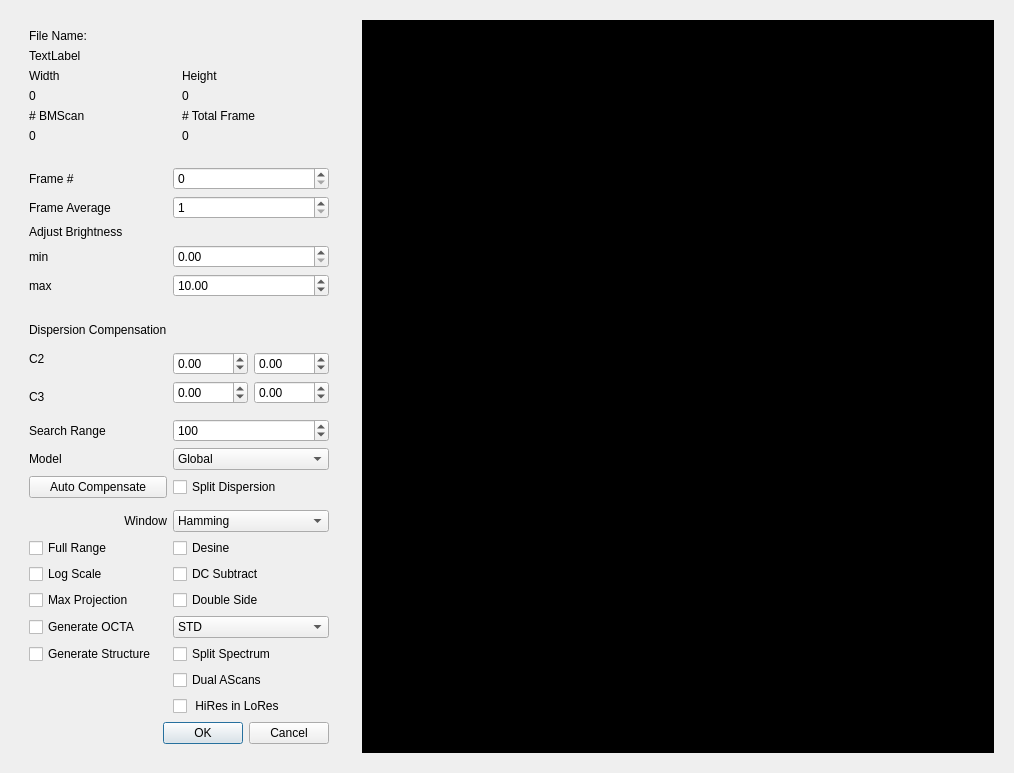
<?xml version="1.0" encoding="UTF-8"?>
<ui version="4.0">
 <class>Dialog</class>
 <widget class="QDialog" name="Dialog">
  <property name="geometry">
   <rect>
    <x>0</x>
    <y>0</y>
    <width>975</width>
    <height>768</height>
   </rect>
  </property>
  <property name="windowTitle">
   <string>Dialog</string>
  </property>
  <layout class="QHBoxLayout" name="horizontalLayout">
   <item>
    <widget class="QFrame" name="controlFrame">
     <property name="minimumSize">
      <size>
       <width>0</width>
       <height>0</height>
      </size>
     </property>
     <property name="frameShape">
      <enum>QFrame::NoFrame</enum>
     </property>
     <layout class="QVBoxLayout" name="verticalLayout_2">
      <item>
       <widget class="QFrame" name="frame">
        <property name="sizePolicy">
         <sizepolicy hsizetype="Preferred" vsizetype="Fixed">
          <horstretch>0</horstretch>
          <verstretch>0</verstretch>
         </sizepolicy>
        </property>
        <property name="frameShape">
         <enum>QFrame::NoFrame</enum>
        </property>
        <layout class="QGridLayout" name="gridLayout_2">
         <item row="1" column="0">
          <widget class="QLabel" name="fileNameValue">
           <property name="text">
            <string>TextLabel</string>
           </property>
          </widget>
         </item>
         <item row="2" column="0">
          <widget class="QLabel" name="label_3">
           <property name="text">
            <string>Width</string>
           </property>
          </widget>
         </item>
         <item row="5" column="1">
          <widget class="QLabel" name="imageTotalFramesValue">
           <property name="text">
            <string>0</string>
           </property>
          </widget>
         </item>
         <item row="3" column="1">
          <widget class="QLabel" name="imageHeightValue">
           <property name="text">
            <string>0</string>
           </property>
          </widget>
         </item>
         <item row="4" column="0">
          <widget class="QLabel" name="label_7">
           <property name="text">
            <string># BMScan</string>
           </property>
          </widget>
         </item>
         <item row="2" column="1">
          <widget class="QLabel" name="label_5">
           <property name="text">
            <string>Height</string>
           </property>
          </widget>
         </item>
         <item row="3" column="0">
          <widget class="QLabel" name="imageWidthValue">
           <property name="text">
            <string>0</string>
           </property>
          </widget>
         </item>
         <item row="0" column="0">
          <widget class="QLabel" name="fileInfofileNameLabel">
           <property name="text">
            <string>File Name:</string>
           </property>
          </widget>
         </item>
         <item row="5" column="0">
          <widget class="QLabel" name="imageBMScanValue">
           <property name="text">
            <string>0</string>
           </property>
          </widget>
         </item>
         <item row="4" column="1">
          <widget class="QLabel" name="label_8">
           <property name="text">
            <string># Total Frame</string>
           </property>
          </widget>
         </item>
        </layout>
       </widget>
      </item>
      <item>
       <widget class="QFrame" name="frame_2">
        <property name="frameShape">
         <enum>QFrame::NoFrame</enum>
        </property>
        <layout class="QGridLayout" name="gridLayout_3">
         <item row="16" column="1">
          <widget class="QCheckBox" name="desineCheckBox">
           <property name="text">
            <string>Desine</string>
           </property>
          </widget>
         </item>
         <item row="5" column="0">
          <widget class="QLabel" name="label_2">
           <property name="text">
            <string>max</string>
           </property>
          </widget>
         </item>
         <item row="13" column="1">
          <widget class="QCheckBox" name="splitDispersionCheckBox">
           <property name="text">
            <string>Split Dispersion</string>
           </property>
          </widget>
         </item>
         <item row="9" column="1" rowspan="2">
          <widget class="QFrame" name="frame_3">
           <property name="frameShape">
            <enum>QFrame::NoFrame</enum>
           </property>
           <layout class="QGridLayout" name="gridLayout">
            <property name="leftMargin">
             <number>0</number>
            </property>
            <property name="rightMargin">
             <number>0</number>
            </property>
            <item row="1" column="0">
             <widget class="QDoubleSpinBox" name="dispC3ASpinBox">
              <property name="minimum">
               <double>-1000.000000000000000</double>
              </property>
              <property name="maximum">
               <double>1000.000000000000000</double>
              </property>
             </widget>
            </item>
            <item row="0" column="0">
             <widget class="QDoubleSpinBox" name="dispC2ASpinBox">
              <property name="minimum">
               <double>-1000.000000000000000</double>
              </property>
              <property name="maximum">
               <double>1000.000000000000000</double>
              </property>
             </widget>
            </item>
            <item row="0" column="1">
             <widget class="QDoubleSpinBox" name="dispC2BSpinBox">
              <property name="minimum">
               <double>-1000.000000000000000</double>
              </property>
              <property name="maximum">
               <double>1000.000000000000000</double>
              </property>
             </widget>
            </item>
            <item row="1" column="1">
             <widget class="QDoubleSpinBox" name="dispC3BSpinBox">
              <property name="minimum">
               <double>-1000.000000000000000</double>
              </property>
              <property name="maximum">
               <double>1000.000000000000000</double>
              </property>
             </widget>
            </item>
           </layout>
          </widget>
         </item>
         <item row="2" column="0">
          <widget class="QLabel" name="label_13">
           <property name="text">
            <string>Adjust Brightness</string>
           </property>
          </widget>
         </item>
         <item row="0" column="0">
          <widget class="QLabel" name="label_6">
           <property name="text">
            <string>Frame #</string>
           </property>
          </widget>
         </item>
         <item row="12" column="1">
          <widget class="QComboBox" name="dispersionModeComboBox">
           <item>
            <property name="text">
             <string>Global</string>
            </property>
           </item>
           <item>
            <property name="text">
             <string>Quadratic</string>
            </property>
           </item>
           <item>
            <property name="text">
             <string>Sinusoidal</string>
            </property>
           </item>
           <item>
            <property name="text">
             <string>Quad + Sinus</string>
            </property>
           </item>
          </widget>
         </item>
         <item row="19" column="1">
          <widget class="QComboBox" name="OCTAComboBox">
           <item>
            <property name="text">
             <string>STD</string>
            </property>
           </item>
           <item>
            <property name="text">
             <string>VAR</string>
            </property>
           </item>
           <item>
            <property name="text">
             <string>VAR2</string>
            </property>
           </item>
           <item>
            <property name="text">
             <string>ADA</string>
            </property>
           </item>
           <item>
            <property name="text">
             <string>ADAVAR2</string>
            </property>
           </item>
          </widget>
         </item>
         <item row="22" column="1">
          <widget class="QCheckBox" name="dualAscanCheckBox">
           <property name="text">
            <string>Dual AScans</string>
           </property>
          </widget>
         </item>
         <item row="18" column="0">
          <widget class="QCheckBox" name="maxProjectionCheckBox">
           <property name="text">
            <string>Max Projection</string>
           </property>
          </widget>
         </item>
         <item row="21" column="0">
          <widget class="QCheckBox" name="structureCheckBox">
           <property name="text">
            <string>Generate Structure</string>
           </property>
          </widget>
         </item>
         <item row="19" column="0">
          <widget class="QCheckBox" name="OCTACheckBox">
           <property name="text">
            <string>Generate OCTA</string>
           </property>
          </widget>
         </item>
         <item row="11" column="0">
          <widget class="QLabel" name="label_4">
           <property name="text">
            <string>Search Range</string>
           </property>
          </widget>
         </item>
         <item row="25" column="0" colspan="2">
          <widget class="QDialogButtonBox" name="buttonBox">
           <property name="orientation">
            <enum>Qt::Horizontal</enum>
           </property>
           <property name="standardButtons">
            <set>QDialogButtonBox::Cancel|QDialogButtonBox::Ok</set>
           </property>
          </widget>
         </item>
         <item row="17" column="1">
          <widget class="QCheckBox" name="dcSubtractCheckBox">
           <property name="text">
            <string>DC Subtract</string>
           </property>
          </widget>
         </item>
         <item row="13" column="0">
          <widget class="QPushButton" name="autoCompensateButton">
           <property name="text">
            <string>Auto Compensate</string>
           </property>
          </widget>
         </item>
         <item row="7" column="0">
          <widget class="QLabel" name="spacer1">
           <property name="text">
            <string/>
           </property>
          </widget>
         </item>
         <item row="3" column="1">
          <widget class="QDoubleSpinBox" name="minIntensitySpinBox">
           <property name="maximum">
            <double>1000000.000000000000000</double>
           </property>
          </widget>
         </item>
         <item row="11" column="1">
          <widget class="QSpinBox" name="autoDispRangeSpinBox">
           <property name="maximum">
            <number>1000</number>
           </property>
           <property name="value">
            <number>100</number>
           </property>
          </widget>
         </item>
         <item row="12" column="0">
          <widget class="QLabel" name="label_10">
           <property name="text">
            <string>Model</string>
           </property>
          </widget>
         </item>
         <item row="18" column="1">
          <widget class="QCheckBox" name="doubleSideCheckBox">
           <property name="text">
            <string>Double Side</string>
           </property>
          </widget>
         </item>
         <item row="1" column="1">
          <widget class="QSpinBox" name="frameAverageSpinBox">
           <property name="minimum">
            <number>1</number>
           </property>
           <property name="maximum">
            <number>1000</number>
           </property>
           <property name="value">
            <number>1</number>
           </property>
          </widget>
         </item>
         <item row="15" column="0">
          <widget class="QLabel" name="label_15">
           <property name="text">
            <string>Window</string>
           </property>
           <property name="alignment">
            <set>Qt::AlignRight|Qt::AlignTrailing|Qt::AlignVCenter</set>
           </property>
          </widget>
         </item>
         <item row="0" column="1">
          <widget class="QSpinBox" name="frameNumberSpinBox">
           <property name="maximum">
            <number>10000</number>
           </property>
          </widget>
         </item>
         <item row="15" column="1">
          <widget class="QComboBox" name="windowComboBox">
           <item>
            <property name="text">
             <string>Hamming</string>
            </property>
           </item>
           <item>
            <property name="text">
             <string>Tukey </string>
            </property>
           </item>
           <item>
            <property name="text">
             <string>Gaussian</string>
            </property>
           </item>
          </widget>
         </item>
         <item row="1" column="0">
          <widget class="QLabel" name="label_9">
           <property name="text">
            <string>Frame Average</string>
           </property>
          </widget>
         </item>
         <item row="10" column="0">
          <widget class="QLabel" name="label_12">
           <property name="text">
            <string>C3</string>
           </property>
          </widget>
         </item>
         <item row="24" column="0">
          <spacer name="verticalSpacer">
           <property name="orientation">
            <enum>Qt::Vertical</enum>
           </property>
           <property name="sizeHint" stdset="0">
            <size>
             <width>20</width>
             <height>40</height>
            </size>
           </property>
          </spacer>
         </item>
         <item row="5" column="1">
          <widget class="QDoubleSpinBox" name="maxIntensitySpinBox">
           <property name="maximum">
            <double>1000000.000000000000000</double>
           </property>
           <property name="value">
            <double>10.000000000000000</double>
           </property>
          </widget>
         </item>
         <item row="9" column="0">
          <widget class="QLabel" name="label_11">
           <property name="text">
            <string>C2</string>
           </property>
          </widget>
         </item>
         <item row="17" column="0">
          <widget class="QCheckBox" name="logScaleCheckBox">
           <property name="text">
            <string>Log Scale</string>
           </property>
          </widget>
         </item>
         <item row="21" column="1">
          <widget class="QCheckBox" name="splitSpectrumCheckBox">
           <property name="text">
            <string>Split Spectrum</string>
           </property>
          </widget>
         </item>
         <item row="14" column="0">
          <widget class="QFrame" name="frame_4">
           <property name="frameShape">
            <enum>QFrame::NoFrame</enum>
           </property>
          </widget>
         </item>
         <item row="8" column="0">
          <widget class="QLabel" name="label_14">
           <property name="text">
            <string>Dispersion Compensation</string>
           </property>
          </widget>
         </item>
         <item row="16" column="0">
          <widget class="QCheckBox" name="fullRangeCheckBox">
           <property name="text">
            <string>Full Range</string>
           </property>
          </widget>
         </item>
         <item row="3" column="0">
          <widget class="QLabel" name="label">
           <property name="text">
            <string>min</string>
           </property>
          </widget>
         </item>
         <item row="23" column="1">
          <widget class="QCheckBox" name="hiResInLoRescheckBox">
           <property name="text">
            <string> HiRes in LoRes</string>
           </property>
          </widget>
         </item>
        </layout>
       </widget>
      </item>
     </layout>
    </widget>
   </item>
   <item>
    <widget class="QFrame" name="imageFrame">
     <property name="minimumSize">
      <size>
       <width>650</width>
       <height>750</height>
      </size>
     </property>
     <property name="frameShape">
      <enum>QFrame::NoFrame</enum>
     </property>
     <layout class="QVBoxLayout" name="verticalLayout">
      <item>
       <widget class="QWidget" name="graphicsViewPlaceHolder" native="true">
        <property name="styleSheet">
         <string notr="true">background-color: rgb(0, 0, 0);</string>
        </property>
       </widget>
      </item>
     </layout>
    </widget>
   </item>
  </layout>
 </widget>
 <resources/>
 <connections>
  <connection>
   <sender>buttonBox</sender>
   <signal>accepted()</signal>
   <receiver>Dialog</receiver>
   <slot>accept()</slot>
   <hints>
    <hint type="sourcelabel">
     <x>248</x>
     <y>254</y>
    </hint>
    <hint type="destinationlabel">
     <x>157</x>
     <y>274</y>
    </hint>
   </hints>
  </connection>
  <connection>
   <sender>buttonBox</sender>
   <signal>rejected()</signal>
   <receiver>Dialog</receiver>
   <slot>reject()</slot>
   <hints>
    <hint type="sourcelabel">
     <x>316</x>
     <y>260</y>
    </hint>
    <hint type="destinationlabel">
     <x>286</x>
     <y>274</y>
    </hint>
   </hints>
  </connection>
 </connections>
</ui>
